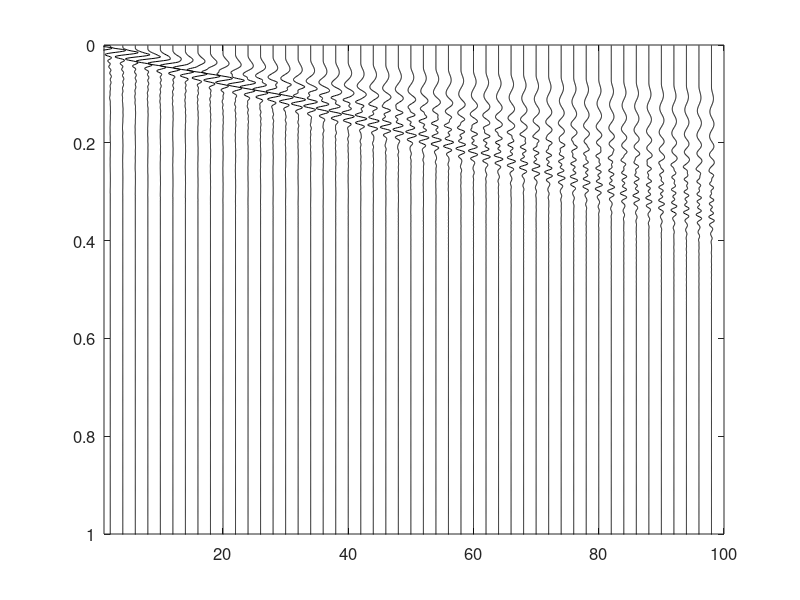
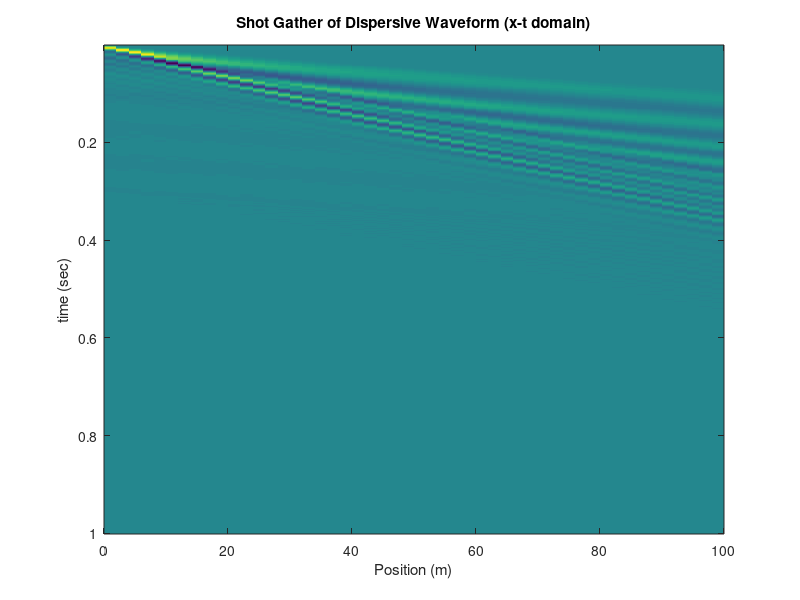
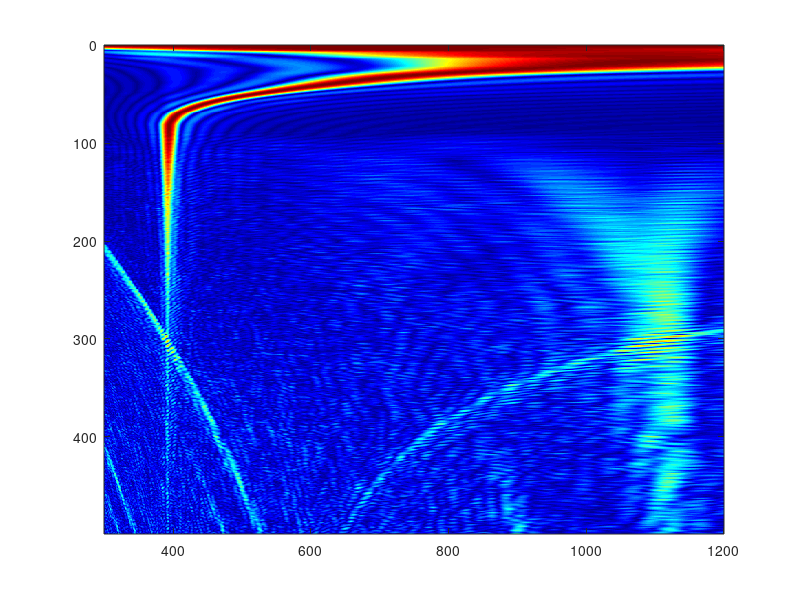

The MATLAB source for these figures, in order: (Note: this script raises an error after producing the figures.)
% MASW_DC
% 
% Calculates the seismic dispersion curve commonly used in the MASW method.
% Here, it's cacluated in two ways, using 1) the Phase-Shift 
% method by Park et al., 1998a and 2) using a 1st order polyfit to the 
% unwrapped phase angle vs position. 
% 
% Links to resources:
% http://www.masw.com/files/DispersionImaingScheme-1.pdf
% http://www.masw.com/DCImagingScheme.html
% http://masw.com/files/RYD-03-02.pdf
%
% This example uses synthetic wavefrom data created using DISECA MATLAB
% script
% http://www.sciencedirect.com/science/article/pii/S0266352X11000425
%
% John Schuh 21 Nov 2017

clear; close all
load SampleData.mat % Load the synthetic dataset
S = load('SampleData.mat');
U=suma_sg; % my x-t domain signals defined for the below script

ct=300:1:1200; % A vector for the velocity of interest in m/s.
               % This is the velocity "scanning" range and was chosen
               % based on the DISECA dispersion example that created the
               % synthetic dataset
               
freqlimits=[15 80]; % This sets the frequency(Hz)plotting range for 
                    % the plot at the end

% These properties of the signal cannont be chagned for the given
% synthetic dataset provided by DISECA
fs=1000; % sampling frequency Hz
t=1/fs:1/fs:length(U(:,1))/fs; % time vector in seconds
min_x=1;                             % min offset [m] of reciever spread
max_x = 100;                         % max offset [m] of reciever spread
d_x = 2;                             % distance between receivers [m] 
x = min_x:d_x:max_x;                 % spatial sampling vector (receiver position)
N = length(U(1,:)); % number of traces

%% Plot seismogram
signal_plot = zeros(length(U(:,1)),N);
for j = 1:N
    signal_plot(:,j) = U(:,j)/50 + (j-1)*d_x;
    plot(signal_plot(:,j),t,'k');
    hold on
end
set(gca,'YDir','reverse')
set(gca, 'FontSize', 12)
ylim([0,1]); xlim([min_x,max_x])
%% Plot signal image
figure;
imagesc(x,t,U) %plot the data in x-t domain (i.e., a shot gather)
title('Shot Gather of Dispersive Waveform (x-t domain)')
xlabel('Position (m)')
ylabel('time (sec)')
set(gca,'FontSize',10)
%% Main part of computation
%%%%% Find the dispersion image %%%%%%
% 1. First, find the fft of each trace
f=linspace(0,fs,length(t)); % freq vector
f=f(1:floor(length(f)/2)); % half the symmetric frequencies
Ufft=fft(U); % fft is perfrom on each column (the time vectorn)
Ufft=Ufft(1:floor(length(Ufft)/2),:); % half the symmetric fft
w=f*2*pi; % convert the freq vector to rads/sec

% 2. Normalize the spectrum
Rnorm=Ufft./abs(Ufft); % Normalize the spectrum
                            
% 3. Perfrom the summation over N in the frequency domain
AsSum=zeros(length(f),length(ct)); % Initialize the dispersion image matrix
for ii=1:length(w) % Iterate over frequency
    [FREQ,junk]=meshgrid(Rnorm(ii,:),ct); % A matrix of a single normalized spectrum term
    [X,Y]=meshgrid(x,ct); % A matrix of positions and velocites
    As=exp(1j*w(ii)*X./Y).*FREQ; % As(ct)
    AsSum(ii,:)=abs(sum(rot90(As)));   % Sum up As for a given frequency. 
end                                    % The final result will be a matrix of 
                                       % amplitudes changing with phase 
                                       % velocity in the x direction and 
                                       % frequency in the y direction                                 
                                 
%%% Solve for the phase velocity directly using the 
%%% slope of phase angle vs position
AngUfft=angle(Ufft); % the phase angle of each spectrum term
UnAngUfft=abs(unwrap(AngUfft')); % phase angle corrected and trasposed
pfk=zeros(1,length(f)); % Initialize the phase velocity vector
for ii=1:length(f) % iterate over the number of frequencies
    pf=polyfit(x',UnAngUfft(:,ii),1); % take the best linear fit to the phase slope
    pfk(ii)=pf(1); % just the slope of phase change
end

phasevel=1./(pfk./(2*pi*f)); % convert the phase slope to a velocity
%% Plot everything
figure;
imagesc(ct,f,AsSum) % plot the dispersion curve image (freq on y vel on x)
colormap(jet)
% view(-90,90) % rotate plot so velocity is on the vertical axis
hold on
plot(smooth(smooth(phasevel,'rlowess')),f,'-ok','linewidth',2) 
% plot a smoothed version of the directly calculated phase vel ('rlowess' works well for data I've used)
% Smooth > moving average filter

%plot(phasevel,f,'k:','linewidth',2) 
% plot the directly calculated phase vel (this can be messy for real data)
ylim(freqlimits)
xlabel('Phase Velocity (m/s)')
ylabel('Freq (Hz)')
title('Dispersion Image')
set(gca,'FontSize',10)

